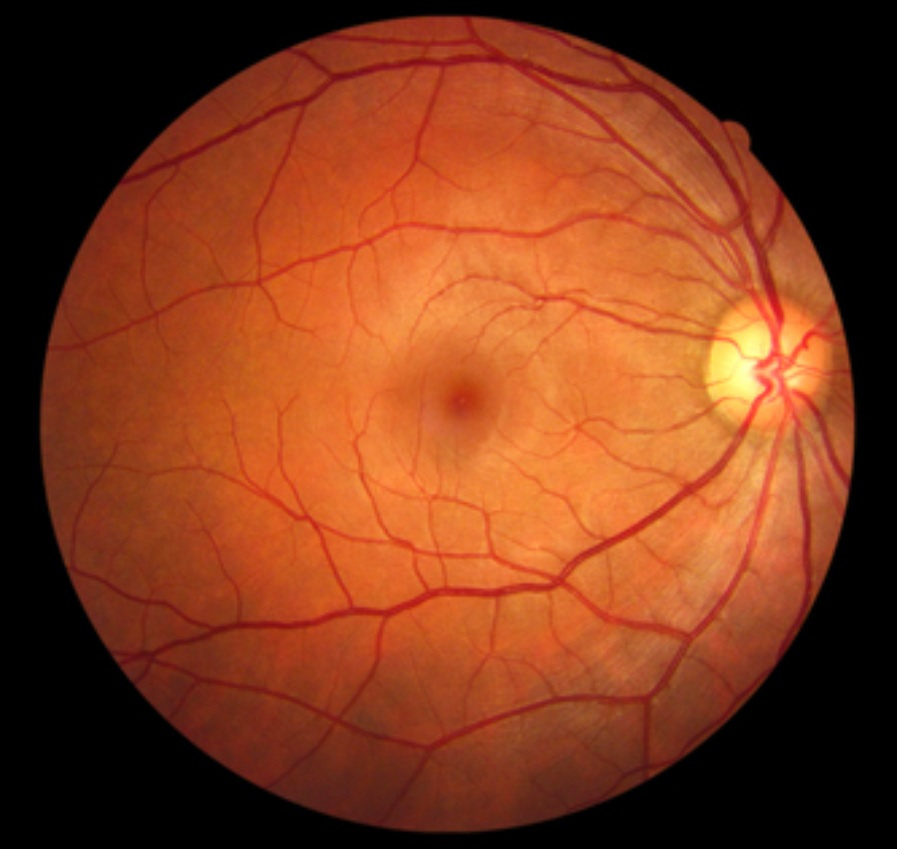
#> input picture retina-mata.jpg, 897 x 849 px
$ python threshold.py
#> lines starting #> are read from the running program, lines starting #| are printed output that depends on the picture; after the words box and inside, x2 and y2 are one past the last pixel; in counts of white or black regions, pixels touching at a corner belong together
import cv2
import numpy as np

imgFruit = cv2.imread('retina-mata.jpg')
#> imgFruit is the input picture: shape (849, 897, 3); mean B, G, R 28, 58.2, 127.1

grayFruit = cv2.cvtColor(imgFruit, cv2.COLOR_RGB2GRAY)
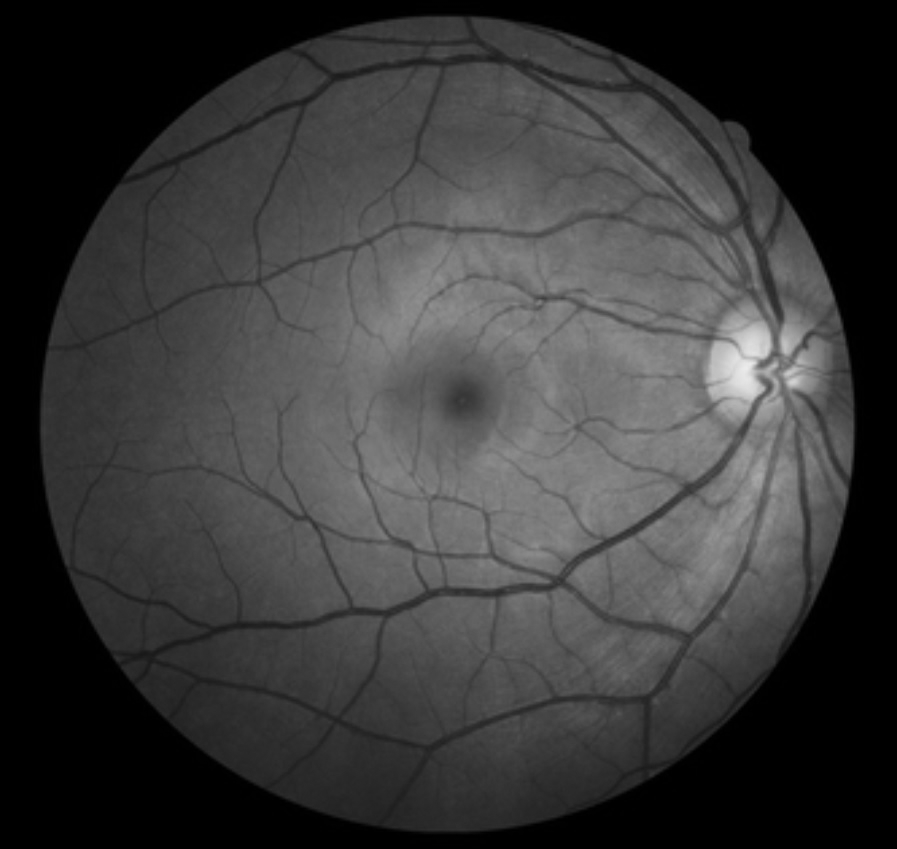
#> grayFruit: shape (849, 897); min 0, max 236, mean 57

grayFruit_3_channel = cv2.cvtColor(grayFruit, cv2.COLOR_GRAY2BGR)

retval2,threshold2 = cv2.threshold(grayFruit_3_channel,125,225,cv2.THRESH_BINARY_INV)
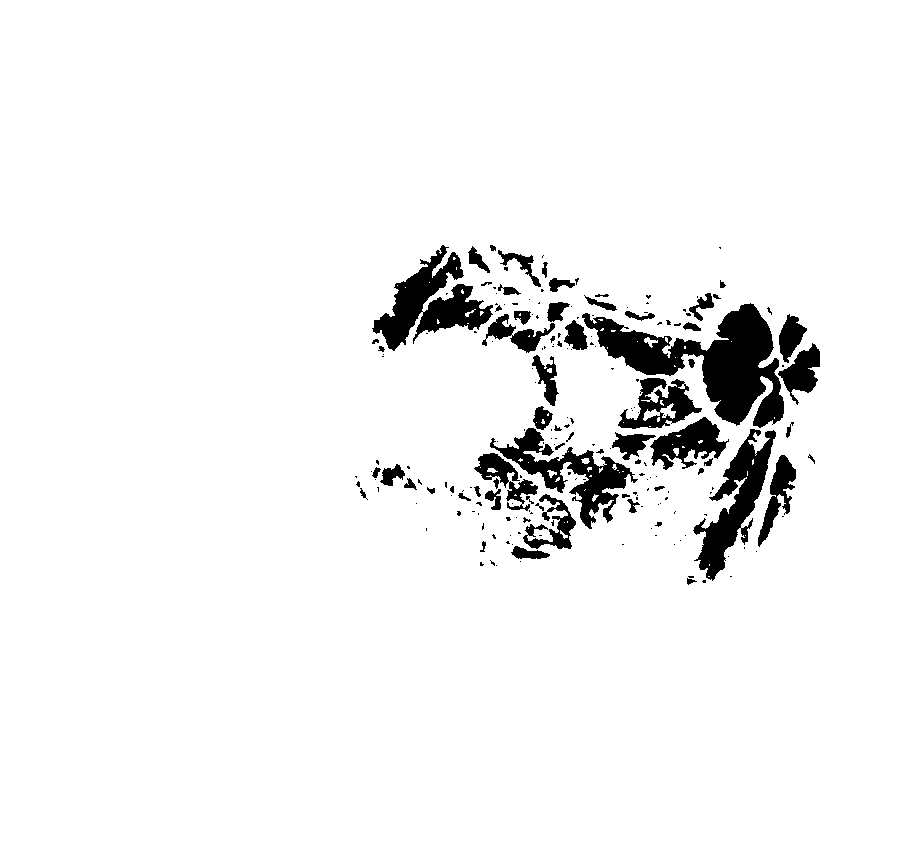
#> threshold2: shape (849, 897, 3); values 0 (black) and 225 (white), 94.6% white; 203 black regions (137 under 20 px), largest, box (x1, y1, x2, y2) and area: (582, 303, 784, 428) 9958, (372, 245, 493, 351) 5137, (693, 429, 776, 581) 4388

kernel = np.ones((5,5),np.uint8)
erosion = cv2.dilate(threshold2,kernel,iterations = 1)
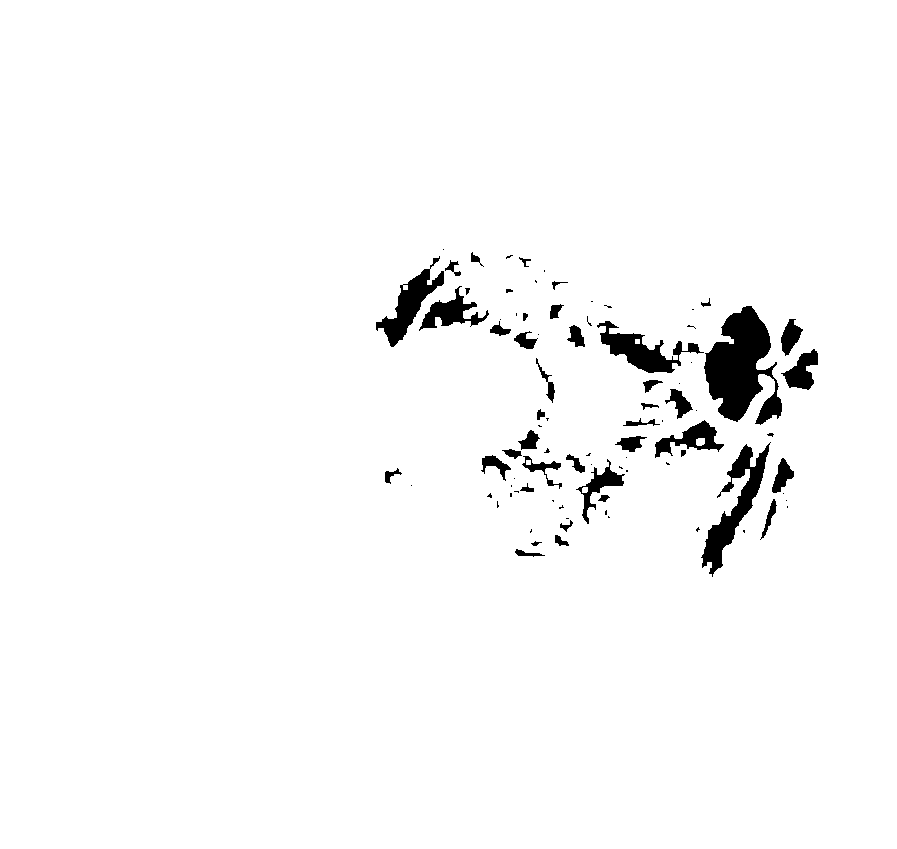
#> erosion: shape (849, 897, 3); values 0 (black) and 225 (white), 97.3% white; 87 black regions (44 under 20 px), largest, box (x1, y1, x2, y2) and area: (704, 306, 782, 425) 5350, (701, 442, 771, 577) 2607, (597, 321, 704, 373) 1906

image_show = np.hstack((imgFruit, grayFruit_3_channel))
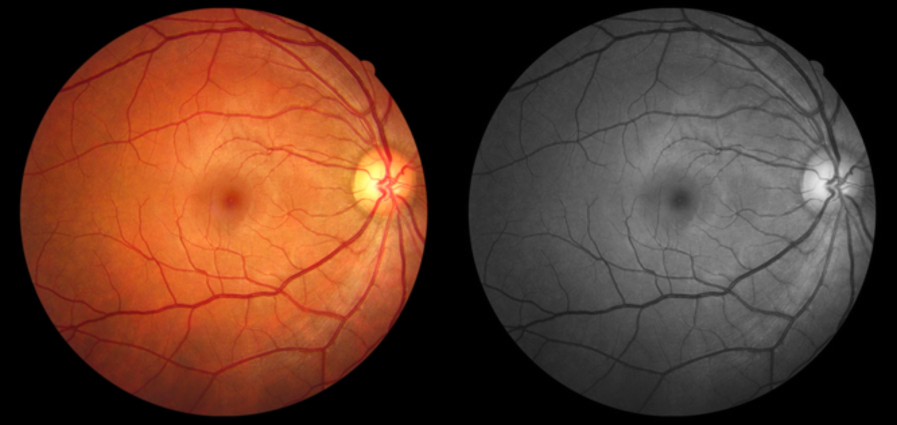
#> image_show: shape (849, 1794, 3) (shown at 1/2 size); mean B, G, R 42.5, 57.6, 92.1
cv2.imshow('Hasil Citra RGB Menjadi Citra Gray', image_show)
cv2.imshow('threshold',threshold2)
cv2.imshow('erosion', erosion)
cv2.waitKey()
